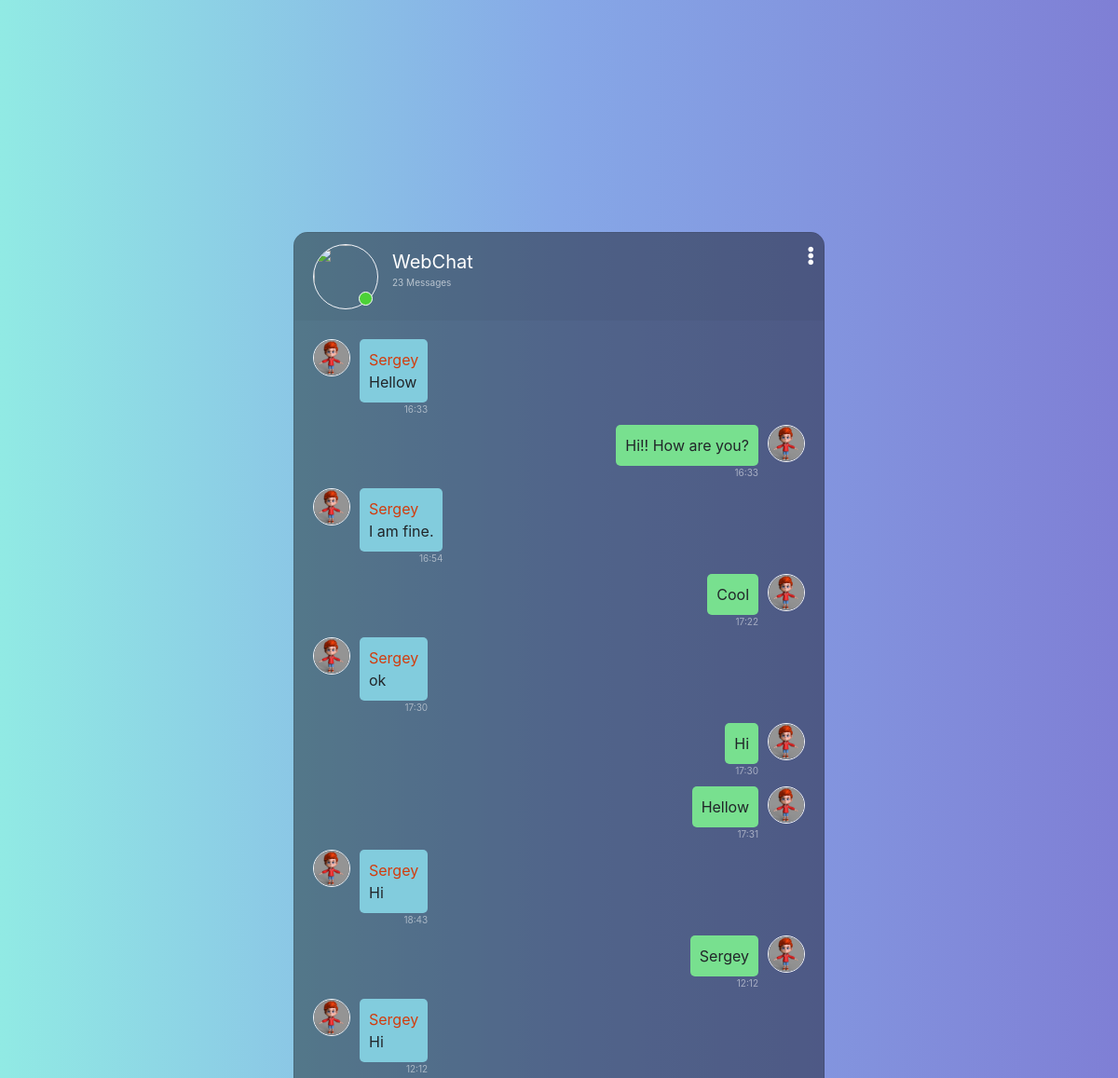
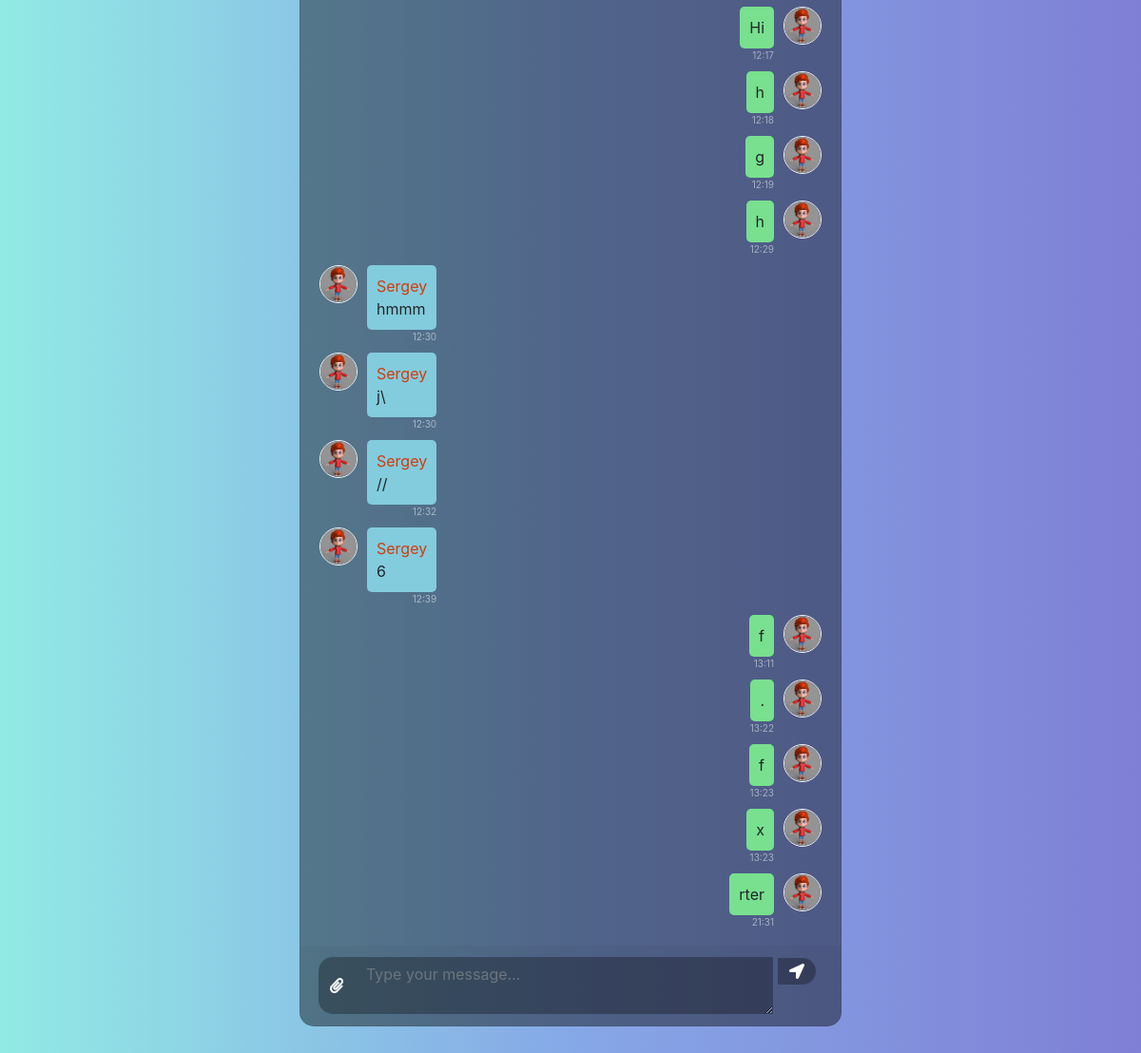
The page / (signed in) on the database its author committed (2 pictures, top to bottom).
### chat/models.py (models this page shows, shortened)
class ChatMessage(models.Model):
    author = models.ForeignKey(User, on_delete=models.CASCADE, related_name='messages')
    sent_at = models.DateTimeField(auto_now_add=True)
    message = models.TextField()

### user/models.py (models this page shows, shortened)
class ChatUser(AbstractBaseUser, PermissionsMixin):
    username = models.CharField(max_length=50, unique=True)
    avatar = models.ImageField(upload_to='avatars/', default='default_avatar.jpg')
    is_superuser = models.BooleanField(default=False)
    is_staff = models.BooleanField(default=False)
    is_active = models.BooleanField(default=True)
    USERNAME_FIELD = 'username'
    objects = ChatUserManager()

### chat/views.py (the view)
# urls.py: path('', views.ChatView.as_view(), name='chat'),
class ChatView(LoginRequiredMixin, ListView):
    model = ChatMessage
    template_name = 'chat/chat.html'
    context_object_name = 'messages_list'
    login_url = '/auth/login/'
    def get_queryset(self):
        return ChatMessage.objects.order_by('sent_at').select_related('author')

### templates/chat/chat.html (shortened to what this page needs)
{% extends 'base.html' %}
{% load static %}
{% block content %}
<link rel="stylesheet" href="https://stackpath.bootstrapcdn.com/bootstrap/4.1.3/css/bootstrap.min.css"
>
<link rel="stylesheet" href="https://use.fontawesome.com/releases/v5.5.0/css/all.css"
>
<link rel="stylesheet" type="text/css"
      href="https://cdnjs.cloudflare.com/ajax/libs/malihu-custom-scrollbar-plugin/3.1.5/jquery.mCustomScrollbar.min.css">
<link rel="stylesheet" href="{% static 'css/style.css' %}" type="text/css">
<div class="container-fluid h-100">
    <div class="row justify-content-center h-100">
        <div class="col-md-8 col-xl-6 chat">
            <div class="card">
                <div class="card-header msg_head">
                    <div class="d-flex bd-highlight">
                        <div class="img_cont">
                            <img src="https://static.turbosquid.com/Preview/001292/481/WV/_D.jpg"
                                 class="rounded-circle user_img">
                            <span class="online_icon"></span>
                        </div>
                        <div class="user_info">
                            <span>WebChat</span>
                            <p><span id='count_messages'>{{ messages_list.count }}</span> Messages</p>
                        </div>
                    </div>
                    <span id="action_menu_btn"><i class="fas fa-ellipsis-v"></i></span>
                </div>
                <div class="card-body msg_card_body" id="chat">
                    {% for message in messages_list %}
                    {% if message.author == request.user %}
                    <div class="d-flex justify-content-end mb-4">
                        <div class="msg_cotainer_send d-flex flex-column">
                            {{ message.message }}
                            <span class="msg_time_send">{{ message.sent_at|date:'H:i' }}</span>
                        </div>
                        <div class="img_cont_msg">
                            <img src="{{ message.author.avatar.url }}"
                                 class="rounded-circle user_img_msg">
                        </div>
                    </div>
                    {% else %}
                    <div class="d-flex justify-content-start mb-4">
                        <div class="img_cont_msg">
                            <img src="{{ message.author.avatar.url }}"
                                 class="rounded-circle user_img_msg">
                        </div>
                        <div class="msg_cotainer d-flex flex-column">
                            <span class="username" style="color:#d23c0d">{{ message.author.username }}</span>
                            {{ message.message }}
                            <span class="msg_time">{{ message.sent_at|date:'H:i' }}</span>
                        </div>
                    </div>
                    {% endif %}
                    {% endfor %}
                </div>
                <div class="card-footer">
                    <div class="input-group">
                        <div class="input-group-append">
                            <span class="input-group-text attach_btn"><i class="fas fa-paperclip"></i></span>
                        </div>
                        <textarea name="message" id="chat-message" class="form-control type_msg"
                                  placeholder="Type your message..." required></textarea>
                        <div class="input-group-append">
                            <button type="submit" id="send-message-button">
                                <span class="input-group-text send_btn"><i class="fas fa-location-arrow"></i></span>
                            </button>
                        </div>
                </div>
            </div>
        </div>
    </div>
</div>
{% endblock %}

### templates/base.html (shortened to what this page needs)
<!DOCTYPE html>
<html lang="en">
{% load static %}
<head>
    <link rel="stylesheet" href="{% static 'css/bootstrap.min.css' %}" type="text/css">
</head>
<body>
{% block content %}
{% endblock %}
</body>
</html>

### static/css/style.css (style rules this page uses)
body,html { height: 100%; margin: 0; background: #7F7FD5; background: -webkit-linear-gradient(to right, #91EAE4, #86A8E7, #7F7FD5); background: linear-gradient(to right, #91EAE4, #86A8E7, #7F7FD5); }
.chat { margin-top: auto; margin-bottom: auto; }
.card { height: 80vh; border-radius: 15px !important; background-color: rgba(0,0,0,0.4) !important; }
.msg_card_body { overflow-y: auto; }
.card-header { border-radius: 15px 15px 0 0 !important; border-bottom: 0 !important; }
.card-footer { border-radius: 0 0 15px 15px !important; border-top: 0 !important; }
.type_msg { background-color: rgba(0,0,0,0.3) !important; border:0 !important; color:white !important; height: 60px !important; overflow-y: auto; }
.attach_btn { border-radius: 15px 0 0 15px !important; background-color: rgba(0,0,0,0.3) !important; border:0 !important; color: white !important; cursor: pointer; }
.input-group-append button { background: transparent; border: 0; display:flex; outline: 0; }
.send_btn { border-radius: 0 15px 15px 0 !important; background-color: rgba(0,0,0,0.3) !important; border:0 !important; color: white !important; cursor: pointer; }
.user_img { height: 70px; width: 70px; border:1.5px solid #f5f6fa; }
.user_img_msg { height: 40px; width: 40px; border:1.5px solid #f5f6fa; }
.img_cont { position: relative; height: 70px; width: 70px; }
.img_cont_msg { height: 40px; width: 40px; }
.online_icon { position: absolute; height: 15px; width:15px; background-color: #4cd137; border-radius: 50%; bottom: 0.2em; right: 0.4em; border:1.5px solid white; }
.user_info { margin-top: auto; margin-bottom: auto; margin-left: 15px; }
.user_info span { font-size: 20px; color: white; }
.user_info p,#count_messages { font-size: 10px; color: rgba(255,255,255,0.6); }
.msg_cotainer, .msg_cotainer_send { margin: 0 10px 0; border-radius: 5px; background-color: #82ccdd; padding: 10px; position: relative; min-width:70px; }
.msg_cotainer_send { background-color: #78e08f; min-width: auto; }
.msg_time, .msg_time_send { position: absolute; right: 0; bottom: -15px; color: rgba(255,255,255,0.5); font-size: 10px; width: max-content; }
.msg_head { position: relative; }
#action_menu_btn { position: absolute; right: 10px; top: 10px; color: white; cursor: pointer; font-size: 20px; }

### rows shown on the page
ChatMessage: author.avatar (placeholder picture), author.username "Sergey", message "Hellow", sent_at "16:33"
ChatMessage: message "Hi!! How are you?", sent_at "16:33", author.avatar (placeholder picture)
ChatMessage: author.avatar (placeholder picture), author.username "Sergey", message "I am fine.", sent_at "16:54"
ChatMessage: message "Cool", sent_at "17:22", author.avatar (placeholder picture)
ChatMessage: author.avatar (placeholder picture), author.username "Sergey", message "ok", sent_at "17:30"
ChatMessage: message "Hi", sent_at "17:30", author.avatar (placeholder picture)
ChatMessage: message "Hellow", sent_at "17:31", author.avatar (placeholder picture)
ChatMessage: author.avatar (placeholder picture), author.username "Sergey", message "Hi", sent_at "18:43"
ChatMessage: message "Sergey", sent_at "12:12", author.avatar (placeholder picture)
ChatMessage: author.avatar (placeholder picture), author.username "Sergey", message "Hi", sent_at "12:12"
ChatMessage: message "Hi", sent_at "12:17", author.avatar (placeholder picture)
ChatMessage: message "h", sent_at "12:18", author.avatar (placeholder picture)
ChatMessage: message "g", sent_at "12:19", author.avatar (placeholder picture)
ChatMessage: message "h", sent_at "12:29", author.avatar (placeholder picture)
ChatMessage: author.avatar (placeholder picture), author.username "Sergey", message "hmmm", sent_at "12:30"
ChatMessage: author.avatar (placeholder picture), author.username "Sergey", message "j\\", sent_at "12:30"
ChatMessage: author.avatar (placeholder picture), author.username "Sergey", message "//", sent_at "12:32"
ChatMessage: author.avatar (placeholder picture), author.username "Sergey", message "6", sent_at "12:39"
ChatMessage: message "f", sent_at "13:11", author.avatar (placeholder picture)
ChatMessage: message ".", sent_at "13:22", author.avatar (placeholder picture)
ChatMessage: message "f", sent_at "13:23", author.avatar (placeholder picture)
ChatMessage: message "x", sent_at "13:23", author.avatar (placeholder picture)
ChatMessage: message "rter", sent_at "21:31", author.avatar (placeholder picture)

### other values the page prints
{{ messages_list.count }} "23"
